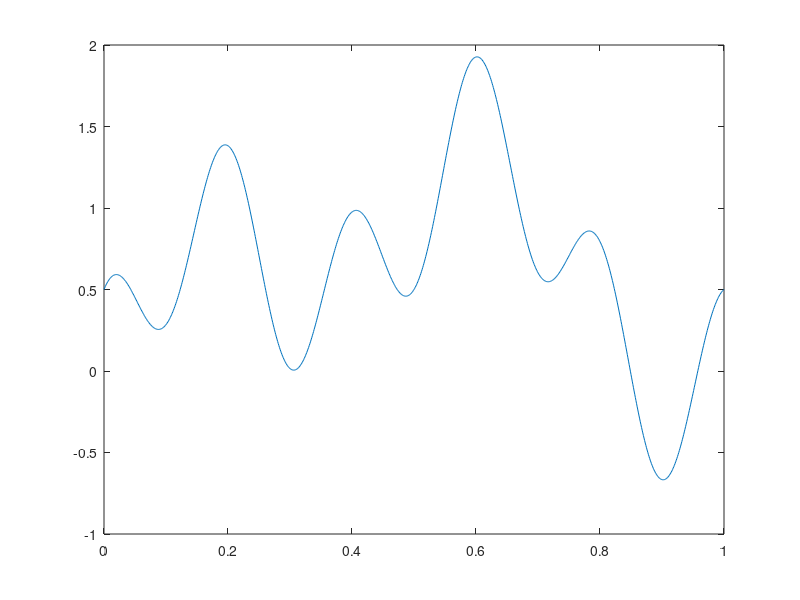

Reproduce this figure in MATLAB.
clear;clc;
x = 0:0.001:1;
y=sin(pi*x)+0.5*sin(4*pi*x)+0.5*cos(10*pi*x);
plot(x,y)

x(1) = 0.8;
for i = 1:10000
    dy(i)=pi*cos(2*pi*x(i))+2*pi*cos(6*pi*x(i))-5*pi*sin(10*pi*x(i));
    if abs(dy(i))<=0.0001
        n=i
        xx=x(i)
        yy=y(i-1)
        dyy=dy(i)
        break
    else
        x(i+1)=x(i)-0.0001*dy(i);
        y(i)=sin(pi*x(i))+0.5*sin(4*pi)+0.5*cos(10*pi*x(i));
    end
end